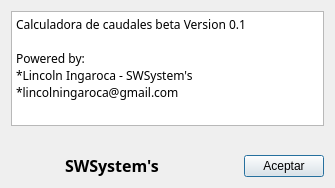
<?xml version="1.0" encoding="UTF-8"?>
<ui version="4.0">
 <class>DlgAcercaDe</class>
 <widget class="QDialog" name="DlgAcercaDe">
  <property name="geometry">
   <rect>
    <x>0</x>
    <y>0</y>
    <width>335</width>
    <height>188</height>
   </rect>
  </property>
  <property name="windowTitle">
   <string>Dialog</string>
  </property>
  <layout class="QVBoxLayout" name="verticalLayout_3">
   <item>
    <widget class="QPlainTextEdit" name="plainTextEdit">
     <property name="font">
      <font>
       <family>Fira Code</family>
      </font>
     </property>
     <property name="readOnly">
      <bool>true</bool>
     </property>
     <property name="plainText">
      <string>Calculadora de caudales beta Version 0.1

Powered by:
*Lincoln Ingaroca - SWSystem's
*lincolningaroca@gmail.com</string>
     </property>
    </widget>
   </item>
   <item>
    <layout class="QHBoxLayout" name="horizontalLayout">
     <item>
      <widget class="QLabel" name="lblLogo">
       <property name="minimumSize">
        <size>
         <width>48</width>
         <height>45</height>
        </size>
       </property>
       <property name="maximumSize">
        <size>
         <width>48</width>
         <height>45</height>
        </size>
       </property>
       <property name="text">
        <string/>
       </property>
       <property name="pixmap">
        <pixmap resource="rsc.qrc">:/img/logoEmpresa.png</pixmap>
       </property>
       <property name="scaledContents">
        <bool>true</bool>
       </property>
      </widget>
     </item>
     <item>
      <layout class="QVBoxLayout" name="verticalLayout_2">
       <item>
        <spacer name="verticalSpacer_2">
         <property name="orientation">
          <enum>Qt::Vertical</enum>
         </property>
         <property name="sizeHint" stdset="0">
          <size>
           <width>20</width>
           <height>40</height>
          </size>
         </property>
        </spacer>
       </item>
       <item>
        <widget class="QLabel" name="label">
         <property name="font">
          <font>
           <family>Fira Code</family>
           <pointsize>12</pointsize>
           <weight>75</weight>
           <italic>false</italic>
           <bold>true</bold>
          </font>
         </property>
         <property name="text">
          <string>SWSystem's</string>
         </property>
        </widget>
       </item>
      </layout>
     </item>
     <item>
      <spacer name="horizontalSpacer">
       <property name="orientation">
        <enum>Qt::Horizontal</enum>
       </property>
       <property name="sizeHint" stdset="0">
        <size>
         <width>40</width>
         <height>20</height>
        </size>
       </property>
      </spacer>
     </item>
     <item>
      <layout class="QVBoxLayout" name="verticalLayout">
       <item>
        <spacer name="verticalSpacer">
         <property name="orientation">
          <enum>Qt::Vertical</enum>
         </property>
         <property name="sizeHint" stdset="0">
          <size>
           <width>20</width>
           <height>40</height>
          </size>
         </property>
        </spacer>
       </item>
       <item>
        <widget class="QPushButton" name="pushButton">
         <property name="text">
          <string>Aceptar</string>
         </property>
        </widget>
       </item>
      </layout>
     </item>
    </layout>
   </item>
  </layout>
 </widget>
 <resources>
  <include location="rsc.qrc"/>
 </resources>
 <connections/>
</ui>
